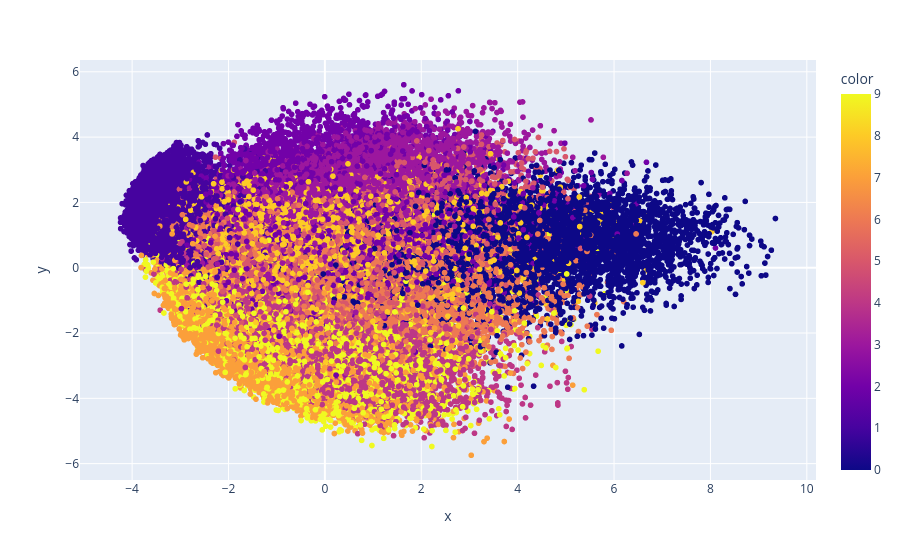

Notebook cell for this chart:
### Code cell
scatter

### Figure 1 — Plotly figure (JSON) as saved in the notebook; plotly's stock layout.template omitted (floating-point values rounded to 4 significant figures; data arrays with more than 128 entries replaced by an {"elided": "..."} marker saying what was removed)
{"data": [{"hovertemplate": "x=%{x}<br>y=%{y}<br>color=%{marker.color}<extra></extra>", "legendgroup": "", "marker": {"color": {"elided": "70000 int values"}, "coloraxis": "coloraxis", "symbol": "circle"}, "mode": "markers", "name": "", "showlegend": false, "type": "scattergl", "x": {"elided": "70000 float values"}, "xaxis": "x", "y": {"elided": "70000 float values"}, "yaxis": "y"}], "layout": {"coloraxis": {"colorbar": {"title": {"text": "color"}}, "colorscale": [[0, "#0d0887"], [0.1111, "#46039f"], [0.2222, "#7201a8"], [0.3333, "#9c179e"], [0.4444, "#bd3786"], [0.5556, "#d8576b"], [0.6667, "#ed7953"], [0.7778, "#fb9f3a"], [0.8889, "#fdca26"], [1, "#f0f921"]]}, "legend": {"tracegroupgap": 0}, "margin": {"t": 60}, "xaxis": {"anchor": "y", "domain": [0, 1], "title": {"text": "x"}}, "yaxis": {"anchor": "x", "domain": [0, 1], "title": {"text": "y"}}}}
